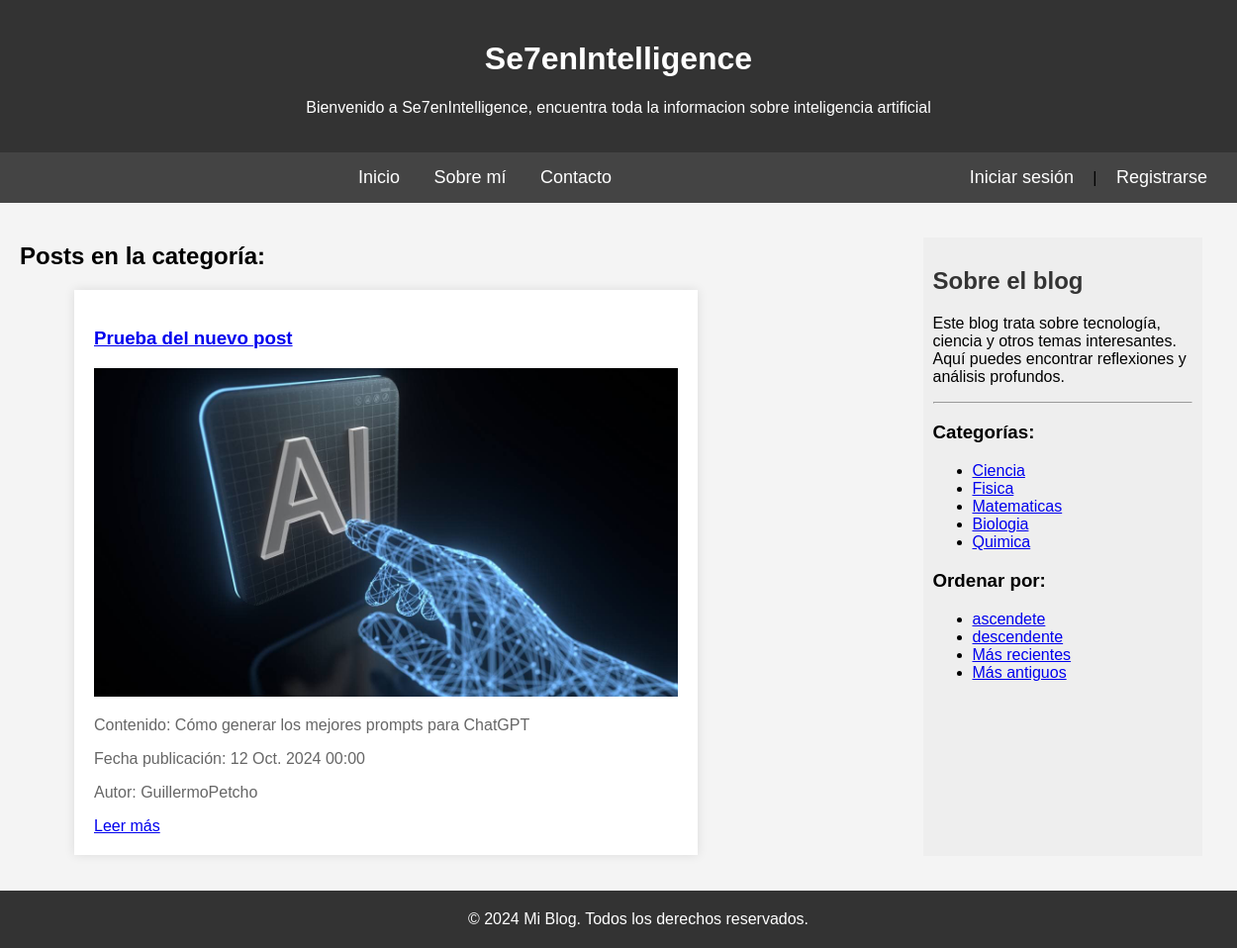
/categoria/7/, run on an earlier commit of the app's database.
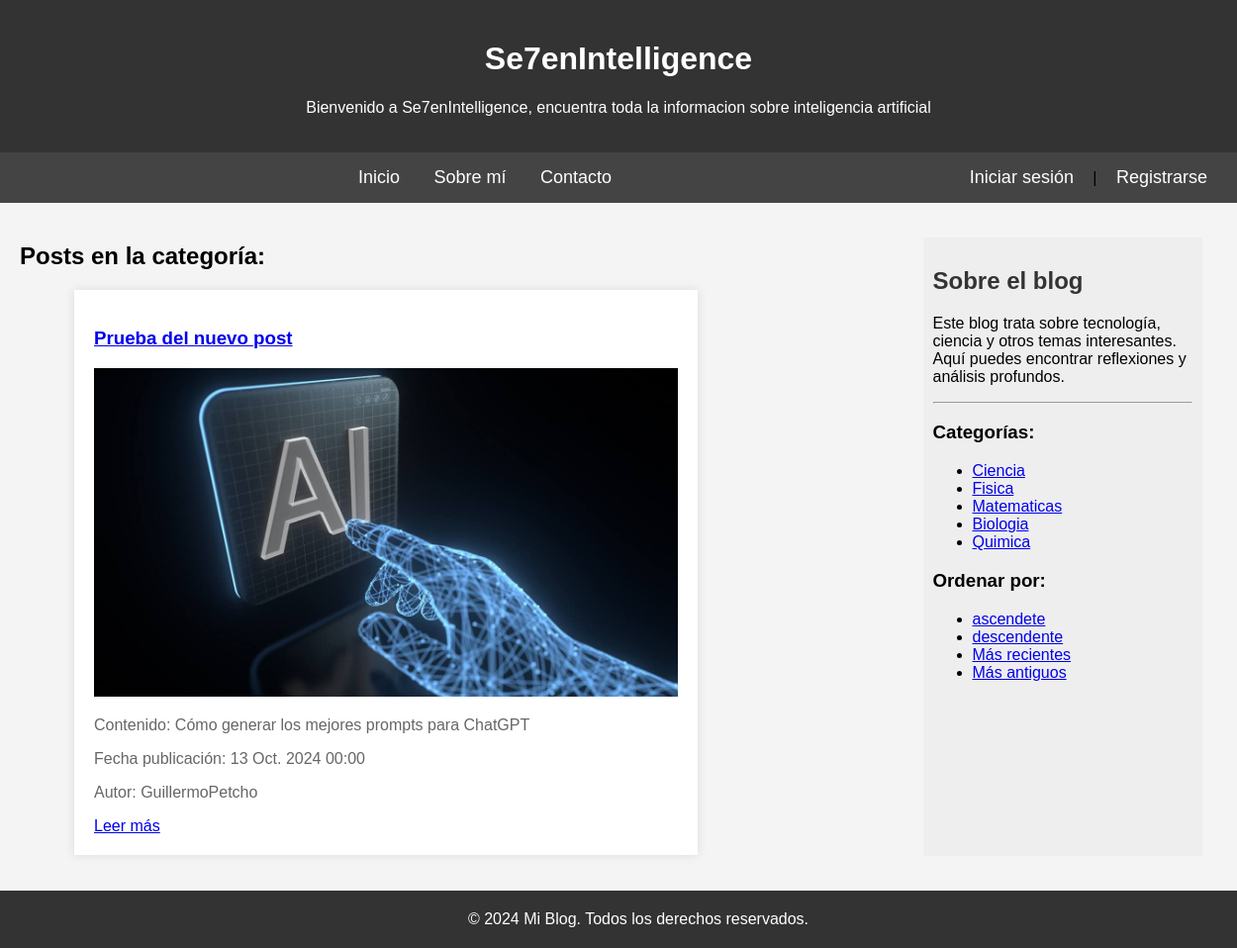
And on a later commit of the database.
### apps/myblog/models.py (models this page shows, shortened)
class Post(models.Model):
    autor = models.ForeignKey(settings.AUTH_USER_MODEL, on_delete=models.CASCADE)
    titulo = models.CharField(max_length=200)
    resumen = models.TextField(max_length=50000)
    fecha_creacion = models.DateTimeField(default=timezone.now)
    fecha_publicacion = models.DateTimeField(blank=True, null=True)
    contenido = models.TextField(max_length=50000)
    imagen = models.ImageField(null=True, blank= True,upload_to= "img/posts", help_text= "Imagen del post")
    categorias = models.ManyToManyField(Categoria, related_name="posts")

### apps/myblog/views.py (the view)
# urls.py: path('categoria/<int:categoria_id>/', listar_posts_por_categoria, name='listar_posts_por_categoria'),
def listar_posts_por_categoria(request, categoria_id):
    global categoria,categorias
    categoria = get_object_or_404(Categoria, id=categoria_id)
    posts = Post.objects.filter(categorias=categoria)  # Filtra los posts por la categoría seleccionada
    categorias = Categoria.objects.all()  # Obtén todas las categorías para el aside
    return render(request, 'filtrado_categorias.html', {
        'posts': posts,
        'categorias': categorias,  # Pasa las categorías para el aside
        'mostrar_categorias': True,
        'mostrar_fechas': True,
        'mostrar_cargas': True
    })

### templates/filtrado_categorias.html
{% extends 'base.html' %}
{% load static %}
{% block content %}
<h2>Posts en la categoría: {{ categoria.nombre }}</h2>
<ul>
    {% for post in posts %}
    <article class="post">
        <h3><a href="{% url 'post_detalle' post.id %}">{{ post.titulo }}</a></h3>
        {% if post.imagen %}
           <img class="imagen" src="{{ post.imagen.url }}" alt="Imagen de {{ post.titulo }}" />
        {% else %}
            <p>No hay imagen disponible.</p>
        {% endif %}
        <p>Contenido: {{ post.resumen }}</p>
        <p>Fecha publicación: {{ post.fecha_publicacion }}</p>
        <p>Autor: {{ post.autor }}</p>
        <a href="{% url 'post_detalle' post.id %}">Leer más</a>
    </article>
    {% endfor %}
</ul>
{% endblock %}

What changed in the data, as far as the page shows it:
changed Post "Prueba del nuevo post": fecha_publicacion "12 Oct. 2024 00:00" → "13 Oct. 2024 00:00"
